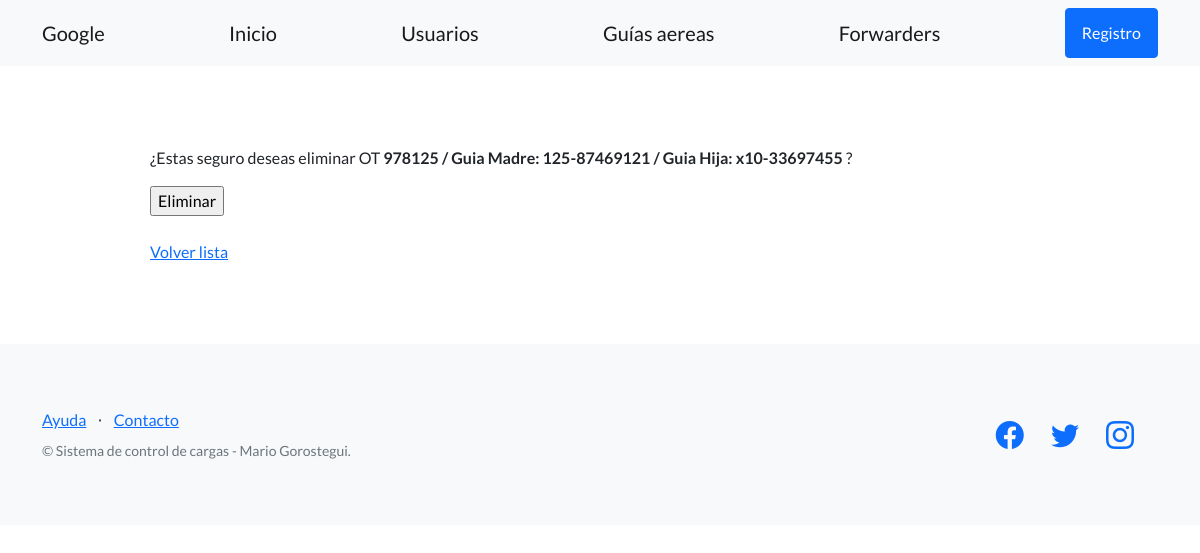
Screenshot of /app_guias/elimina_guia/1/ with the database file from the repository.
### app_guias/models.py (models this page shows, shortened)
class Cargas(models.Model):
    ot=models.CharField(max_length=10,blank=True)
    mawb=models.CharField(max_length=12,blank=True)
    hawb=models.CharField(max_length=12,blank=True)
    incoterm = models.CharField(max_length=20,blank=True)
    area = models.CharField(max_length=64)
    abrev_fwr = models.CharField(max_length=6,blank=True,null=True)
    cotizacion = models.FloatField(blank=True,null=True)
    bultos = models.IntegerField(blank=True,null=True)
    peso = models.FloatField(blank=True,null=True)
    volumen = models.FloatField(blank=True,null=True)
    atd = models.DateField(blank=True,null=True)
    ata = models.DateField(blank=True,null=True)
    estado = models.CharField(max_length=12,blank=True,null=True)
    retiro = models.DateField(blank=True,null=True)
    creador = models.ForeignKey(User, on_delete=models.SET_NULL, null=True)

### app_guias/views.py (the view)
# urls.py: path("elimina_guia/<int:pk>/",GuiasDeleteView.as_view(),name = "elimina_guia"),
class GuiasDeleteView(DeleteView):
    model = Cargas
    success_url = reverse_lazy ('Guias')

### app_guias/templates/app_guias/cargas_confirm_delete.html (shortened to what this page needs)
{% extends "app_guias/base.html" %}
{% block contenido %}
<form method="post">
  <p>¿Estas seguro deseas eliminar OT <strong> {{object.ot}} / Guia Madre: {{object.mawb}} / Guia Hija: {{object.hawb}} </strong>?</p>
  <input type="submit" value="Eliminar" />
</form>
<br>
<a href="{% url 'Guias' %}">Volver lista</a>
{% endblock contenido %}

### rows the page displays
Cargas: ot "978125", mawb "125-87469121", hawb "x10-33697455"
